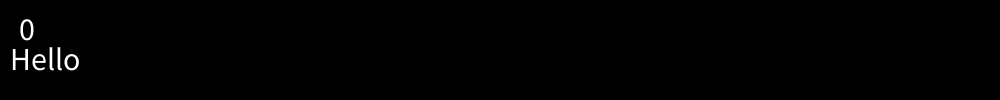
Frame 1 (no input)
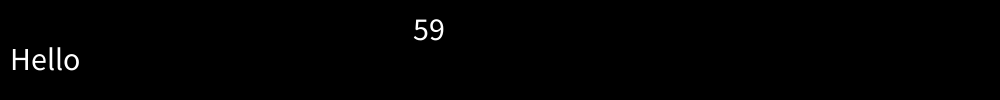
Frame 60 (the mouse pressed at the canvas centre just before this capture)
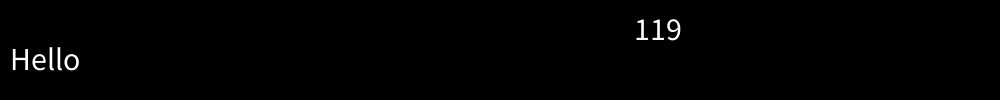
Frame 120 (the mouse held since frame 60 and released just before this capture)

The Processing sketch that drew these frames (run headless with seeded random() and noise(); from frame 60 on, the mouse is pressed at the canvas centre):

// Processing sketch: key
// ── key.pde
float x = 10;
float y = 40;
int count = 0;
String message = "Hello";

void setup() {
  size(1000, 100);
}

void draw() {
  background(0);
  textSize(32);
//  x += 0.1 * (mouseX - x);
//  x = mouseX;
  x += 0.01 * (900 - x);
  text(count, x, y);
  count++;
  text(message, 10, 70);
}

void keyPressed() {
  if (key == CODED) {
    if (keyCode == UP) {
      y--;
    } else if (keyCode == DOWN) {
      y++;
    } else if (keyCode == RIGHT) {
      x++;
    } else if (keyCode == LEFT) {
      x--;
    } 
  } else {
//    message = message + key;
    message = "" + key;
    x = random(width);
    y = random(height);
  }
}
